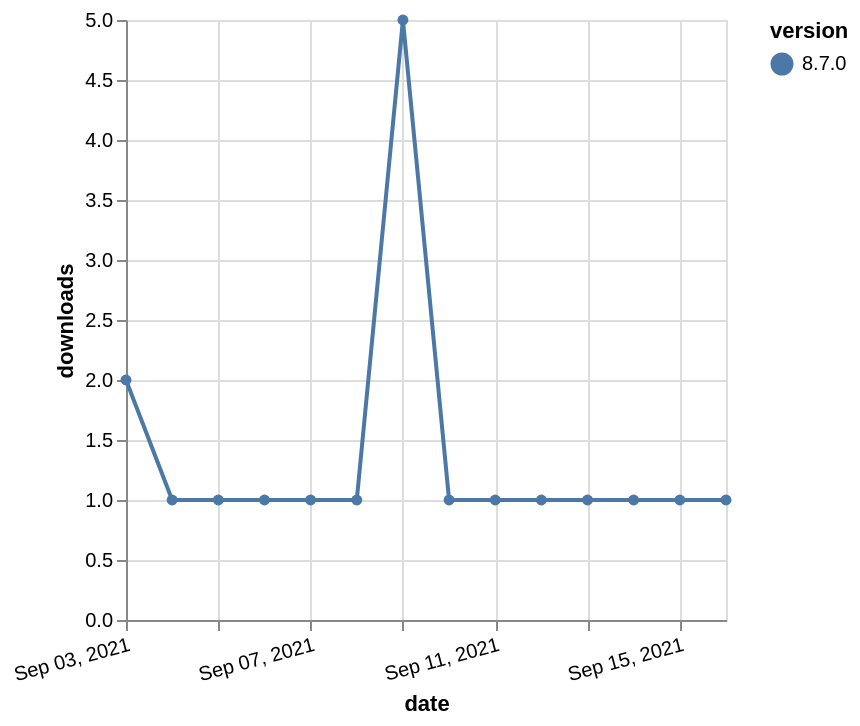

This figure's Vega-Lite source:
### Vega-Lite specification from a JSON file in a GitHub repository (floating-point values rounded to 4 significant figures)
{"$schema": "https://vega.github.io/schema/vega-lite/v5.json", "description": "A simple bar chart with embedded data.", "data": {"values": [{"date": "2021-09-03", "total": 546, "delta": 2, "version": "8.7.0"}, {"date": "2021-09-04", "total": 547, "delta": 1, "version": "8.7.0"}, {"date": "2021-09-05", "total": 548, "delta": 1, "version": "8.7.0"}, {"date": "2021-09-06", "total": 549, "delta": 1, "version": "8.7.0"}, {"date": "2021-09-07", "total": 550, "delta": 1, "version": "8.7.0"}, {"date": "2021-09-08", "total": 551, "delta": 1, "version": "8.7.0"}, {"date": "2021-09-09", "total": 556, "delta": 5, "version": "8.7.0"}, {"date": "2021-09-10", "total": 557, "delta": 1, "version": "8.7.0"}, {"date": "2021-09-11", "total": 558, "delta": 1, "version": "8.7.0"}, {"date": "2021-09-12", "total": 559, "delta": 1, "version": "8.7.0"}, {"date": "2021-09-13", "total": 560, "delta": 1, "version": "8.7.0"}, {"date": "2021-09-14", "total": 561, "delta": 1, "version": "8.7.0"}, {"date": "2021-09-15", "total": 562, "delta": 1, "version": "8.7.0"}, {"date": "2021-09-16", "total": 563, "delta": 1, "version": "8.7.0"}]}, "width": "container", "mark": {"type": "line", "point": {"filled": true}}, "encoding": {"x": {"field": "date", "type": "temporal", "timeUnit": "yearmonthdate", "title": "date", "axis": {"labelAngle": -15}}, "y": {"field": "delta", "type": "quantitative", "title": "downloads"}, "color": {"field": "version", "type": "nominal"}, "tooltip": {"field": "delta"}}}
